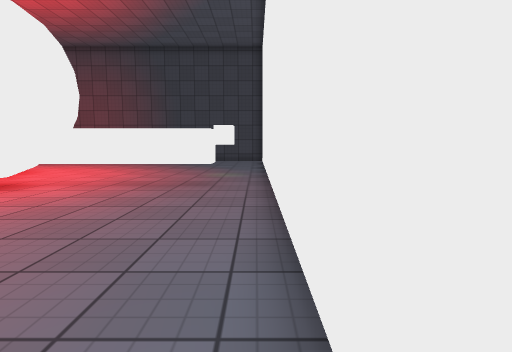
[1] (above)

24 first-person views from a walk through a Unity game level. The camera is 1.2 m above the floor, tilts 6° down and sees 80° across. The floor is counted in squares, 1 m on a side. Each view is taken from the middle of a square. On the plan, view 1 faces up. The plan holds only what a view shows up to about 13 squares ahead; the rest is blank. The place goes on beyond the plan. The player is left out. Surface patterns are stand-ins for the level's own textures.

[2]
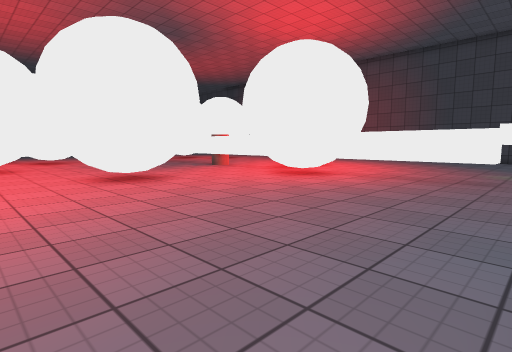

[3]
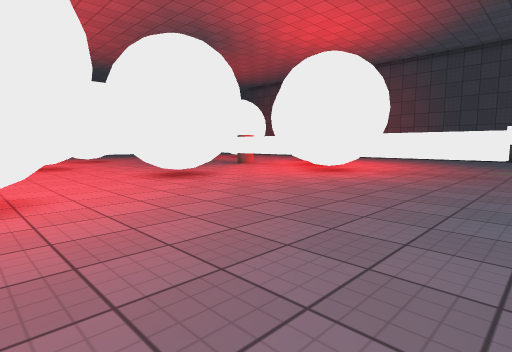

[4]
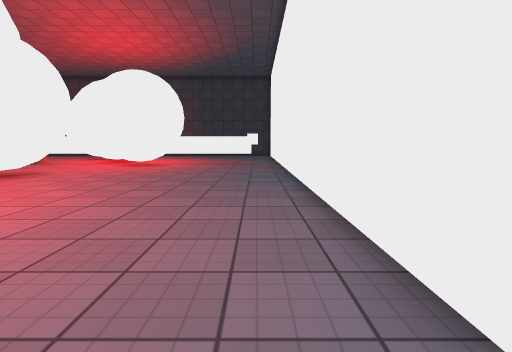

[5]
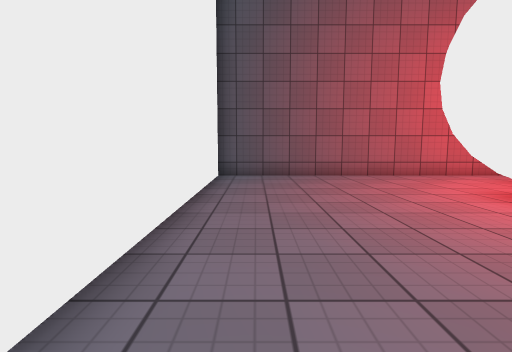

[6]
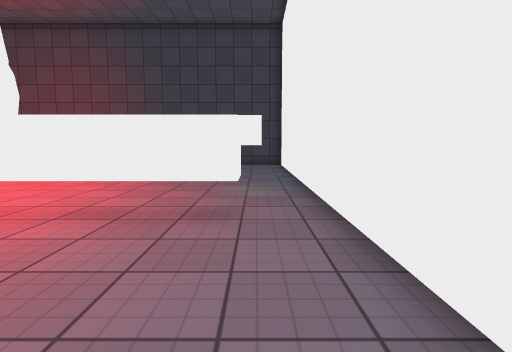

[7]
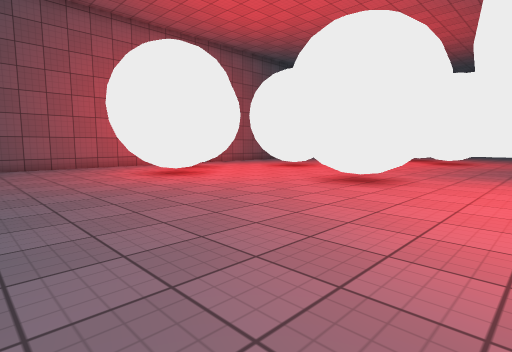

[8]
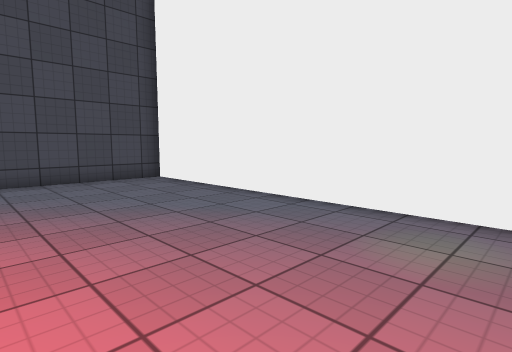

[9]
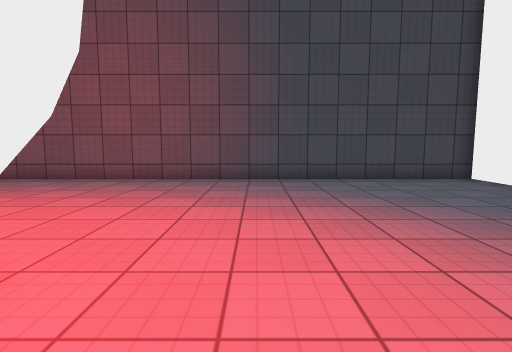

[10]
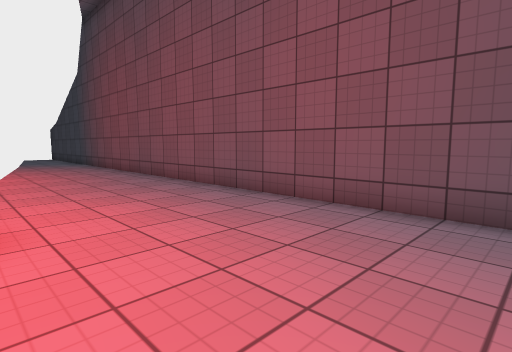

[11]
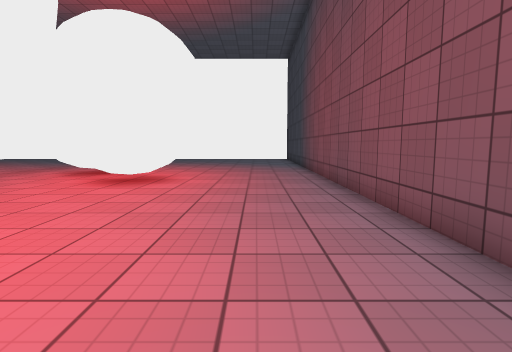

[12]
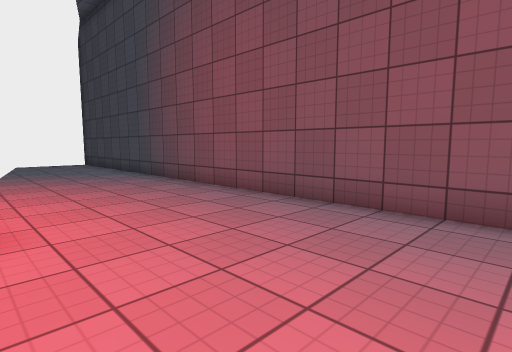

[13]
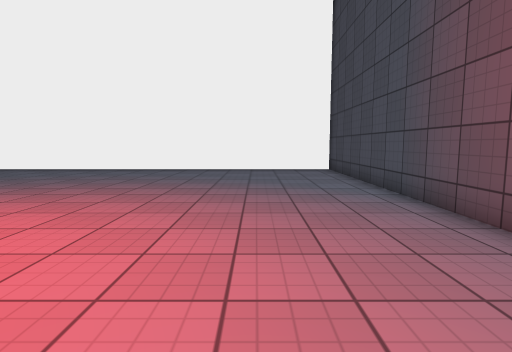

[14]
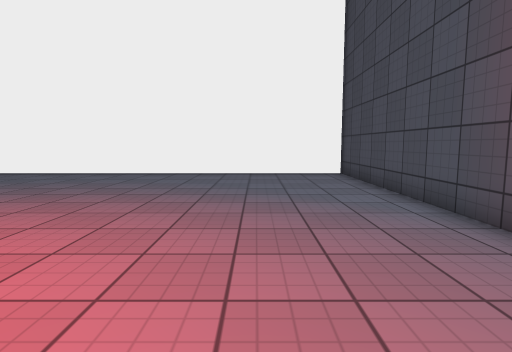

[15]
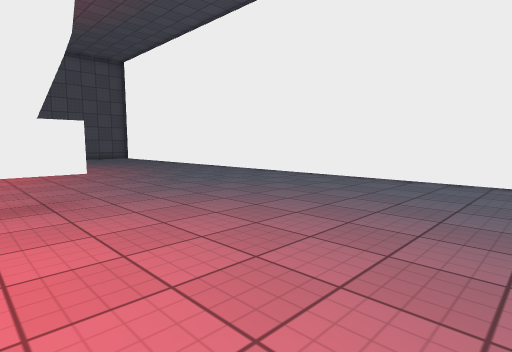

[16]
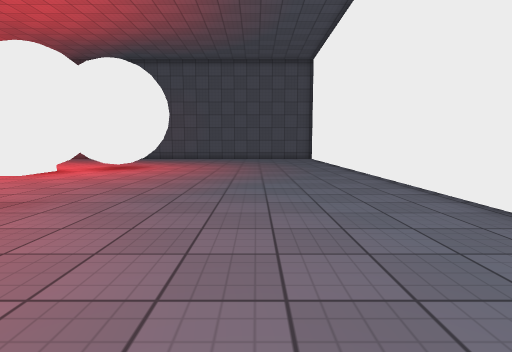

[17]
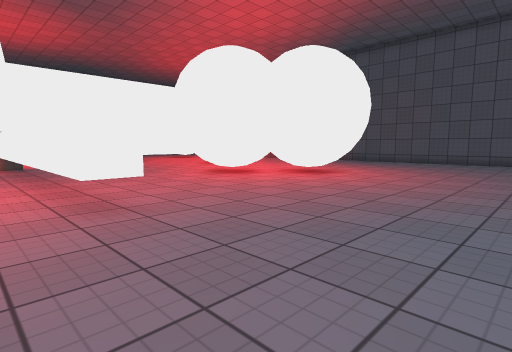

[18]
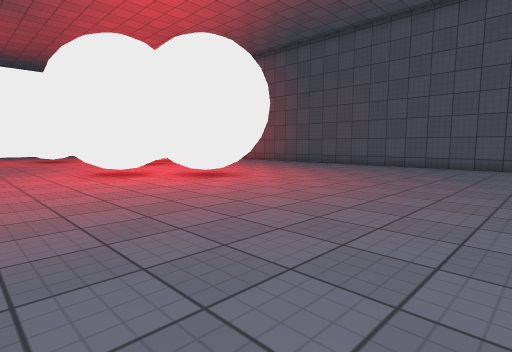

[19]
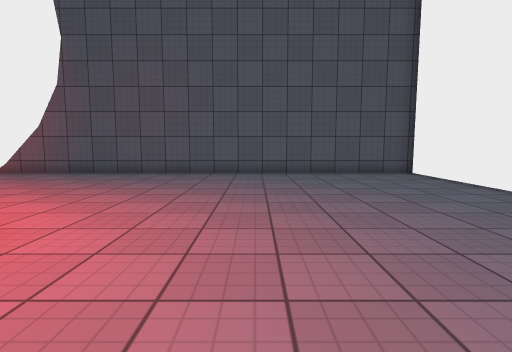

[20]
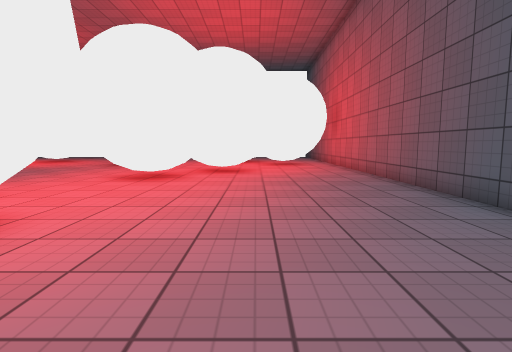

[21]
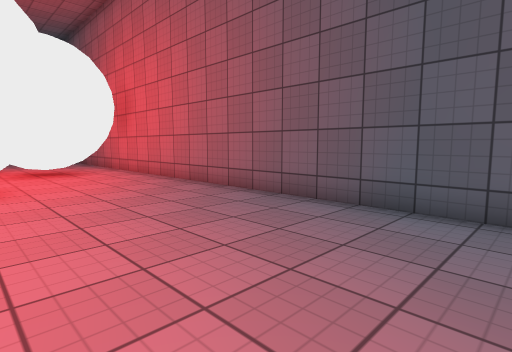

[22]
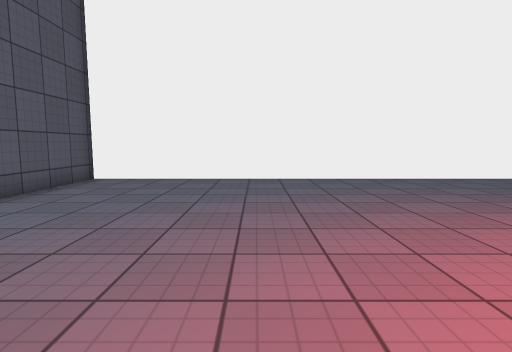

[23]
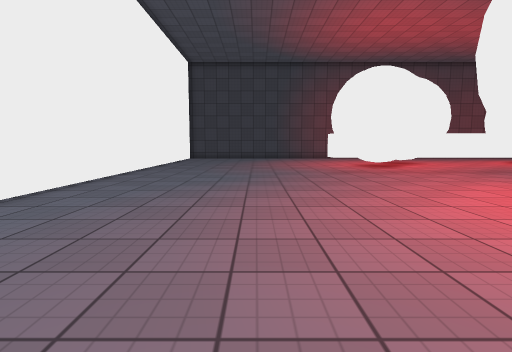

[24]
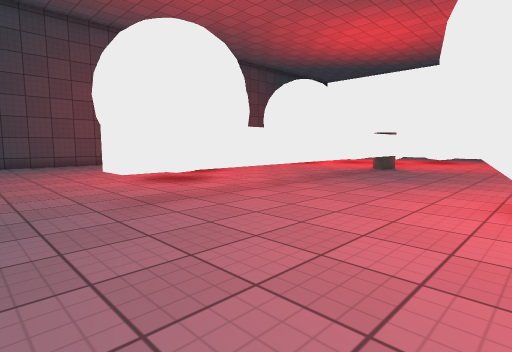

### Floor plan
Key: @ floor where view 1 was taken; # wall or solid block; . floor; T thing the floor can be seen under or through; O other object.
Columns run from 36 left of view 1 to 1 right of it. Each row starts with its distance up from view 1.
 22 ######################################
 21 #....................................#
 20 #....................................#
 19 #....................................#
 18 #....................................#
 17 #.............###.....###............#
 16 #............  ###... ####...........#
 15 #...........    ##...      ..........#
 14 #..........T    ##...      #.........#
 13 #.........TT   ##..        #.........#
 12 #.........TT  ##..           ......O.#
 11 #..........   #...           ........#
 10 #...........TT.....            ......#
  9 #.........TTTTTTTT###         TTTTT..#
  8 #....................         TT.....#
  7 #.....................     ###T......#
  6 #...........................##.......#
  5 #....................................#
  4 #............### ....... ###.........#
  3 #...........##   ......   ##.........#
  2 #..........###   ......   ##.........#
  1 #.........####   .T #... ###.........#
  0 #.........##    .TT ##...##.........@#
 -1 #.........##TT ..##### ..............#
 -2 #..........#TT...####   ....##.......#
 -3 #.................###    ..####......#
 -4 #..................##         #......#
 -5 #...................##        #......#
 -6 #....................# .##    #......#
 -7 #.......................##   ........#
 -8 #.......................##   ........#
 -9 #........................#  .........#
-10 ########################## ###########

Positions as (right, up) in squares from view 1, and headings:
1: (0, 0), facing up
2: (0, -2), facing up-left
3: (0, -4), facing up-left
4: (-1, -9), facing up
5: (-1, 2), facing down
6: (-1, 4), facing up
7: (-1, 7), facing down-left
8: (-5, 11), facing up-right
9: (-7, 11), facing up
10: (-8, 16), facing up-left
11: (-11, 19), facing left
12: (-16, 16), facing up-left
13: (-21, 18), facing left
14: (-23, 18), facing left
15: (-25, 16), facing down-left
16: (-31, 15), facing down
17: (-32, 11), facing down-right
18: (-34, 7), facing down-right
19: (-29, 3), facing down
20: (-28, -5), facing right
21: (-24, -4), facing down-right
22: (-25, -4), facing left
23: (-30, -4), facing up
24: (-29, 3), facing up-right
